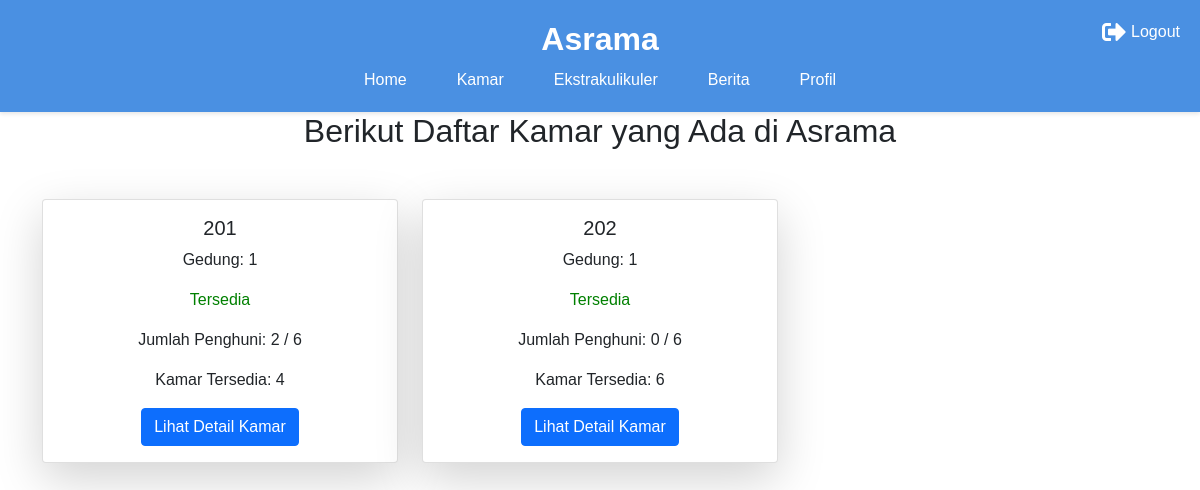
The app's page /home/kamar.php (signed in) with its own data.
### tables this page shows
CREATE TABLE `kamar` (
  `no_kamar` varchar(10) NOT NULL,
  `lantai` int(11) NOT NULL,
  `status_kamar` enum('Tersedia','Penuh','Kosong') NOT NULL,
  `id_gedung` int(10) NOT NULL
);

### home/kamar.php (the view, shortened to what this page needs)
<!DOCTYPE html>
<html lang="en">
    <head>
        <link rel="stylesheet" href="https://cdn.jsdelivr.net/npm/bootstrap@5.1.3/dist/css/bootstrap.min.css">
        <link rel="stylesheet" href="https://cdn.jsdelivr.net/npm/bootstrap-icons@1.8.1/font/bootstrap-icons.css">
        <link href="https://cdnjs.cloudflare.com/ajax/libs/font-awesome/5.15.4/css/all.min.css" rel="stylesheet">
    </head>
    <body>
        <?php require 'assets/header.php'; ?>
        <main>
            <h2 class="text-center">Berikut Daftar Kamar yang Ada di Asrama</h2>
            <div class="container mt-5">
                <div class="row">
                    <?php
                    $sql = "SELECT * FROM kamar";
                    $result = $conn->query($sql);
                    if ($result->num_rows > 0) {
                        while ($row = $result->fetch_assoc()) {
                            if ($row['status_kamar'] == 'Tersedia') {
                                $statusColor = 'green';
                            } elseif ($row['status_kamar'] == 'Kosong') {
                                $statusColor = 'blue';
                            } else {
                                $statusColor = 'red';
                            }
                            $no_kamar = $row['no_kamar'];
                            $sql_penghuni = "SELECT COUNT(*) AS jumlah_penghuni FROM warga_asrama WHERE no_kamar = '$no_kamar'";
                            $result_penghuni = $conn->query($sql_penghuni);
                            $penghuni = $result_penghuni->fetch_assoc();
                            $jumlah_penghuni = $penghuni['jumlah_penghuni'];
                            $kapasitas_kamar = 6;
                            $tersedia = $kapasitas_kamar - $jumlah_penghuni;
                            echo '<div class="col-md-4 mb-4">
                                    <div class="card shadow-lg rounded-lg">
                                        <div class="card-body">
                                            <h5 class="card-title">' . $row['no_kamar'] . '</h5>
                                            <p class="card-text">Gedung: ' . $row['id_gedung'] . '</p>
                                            <p class="card-text" style="color:' . $statusColor . ';">' . $row['status_kamar'] . '</p>
                                            <p class="card-text">Jumlah Penghuni: ' . $jumlah_penghuni . ' / ' . $kapasitas_kamar . '</p>
                                            <p class="card-text">Kamar Tersedia: ' . $tersedia . '</p>
                                            <form action="detail_kamar.php" method="get">
                                                <input type="hidden" name="no_kamar" value="' . $row['no_kamar'] . '">
                                                <button type="submit" class="btn btn-primary">Lihat Detail Kamar</button>
                                            </form>
                                        </div>
                                    </div>
                                </div>';
                        }
                    } else {
                        echo "0 results";
                    }
                    ?>
                </div>
            </div>
        </main>
    </body>
</html>

### home/assets/header.php
<header>
    <div class="container">
        <div class="logo">
            <h1>Asrama</h1>
        </div>
        <nav class="navmenu">
            <ul>
                <li><a href="index.php">Home</a></li>
                <li><a href="kamar.php">Kamar</a></li>
                <li><a href="#services">Ekstrakulikuler</a></li>
                <li><a href="#portfolio">Berita</a></li>
                <li><a href="profil.php">Profil</a></li>
            </ul>
        </nav>
        <div class="logout-container">
            <a href="../login/logout.php" class="logout-link">
                <i class="fas fa-sign-out-alt logout-icon"></i>
                <span class="logout-text">Logout</span>
            </a>
        </div>
    </div>
</header>

### records on screen
kamar: no_kamar "201", id_gedung "1", status_kamar "Tersedia", jumlah_penghuni "2", kapasitas_kamar "6", tersedia "4"
kamar: no_kamar "202", id_gedung "1", status_kamar "Tersedia", jumlah_penghuni "0", kapasitas_kamar "6", tersedia "6"
